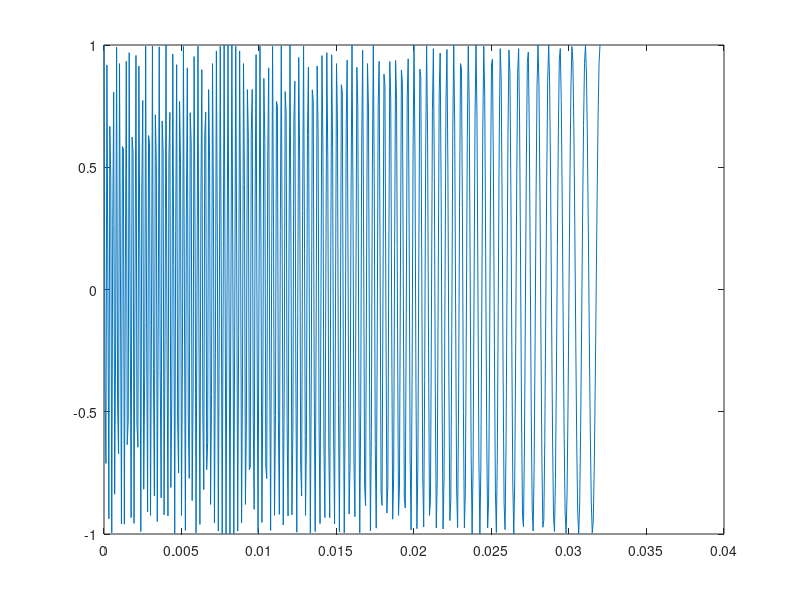
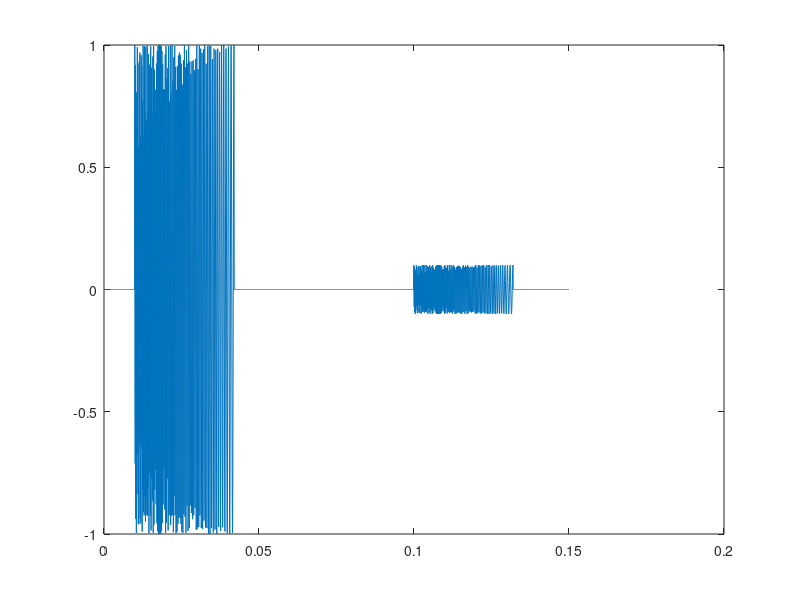
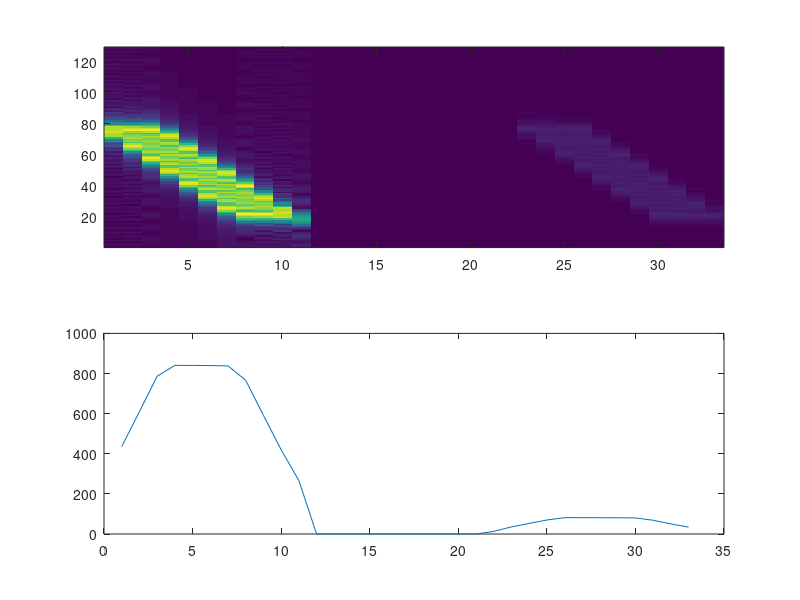
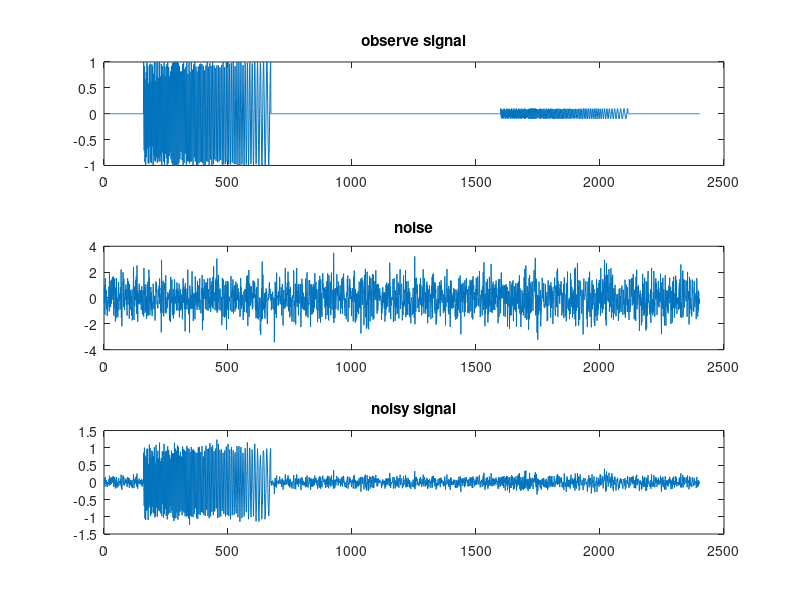

Source code (MATLAB) for these figures, in order:
clear all
close all
fclose all
clc

pkg load signal

T = 0.032;
fs = 16e3;
f1 = 5e3;
f2 = 1e3;

t = 0:1/fs:T;

FM = chirp(t, f1, T, f2);
figure;
plot(t, FM);

% t1 = 10ms라 가정, t2 = 100ms라 가정
TT = 0.150; % 전체 timedomain
tt = 0:1/fs:TT;
obs = zeros(length(tt), 1);
alpha = 0.1;

t1 = 0.010;
time_idx1 = t1*fs;
t2 = 0.1;
time_idx2 = t2*fs;

obs(time_idx1:time_idx1+length(FM)-1) = FM; % 쏜거
obs(time_idx2:time_idx2+length(FM)-1) = FM*alpha; % 받은거, alpha는 거리에 따른 감쇠

figure;
plot(tt,obs);
% spectrogram
frame_length = 256;
slide_length = 64;
Nframes = floor((length(obs) - frame_length) / slide_length);
N = frame_length;

for frm = 1:Nframes
  start_idx = (frm - 1)*slide_length +1;
  end_idx = (frm - 1)*slide_length +frame_length;
  frame = obs(start_idx : end_idx);
  freq = fft(frame, N);
  obs_spec(:,frm) = abs(freq(1:(N/2)+1));
endfor

figure;
subplot(2,1,1);
imagesc(obs_spec);
set(gca, 'Ydir', 'normal');

frame_energy = sum(obs_spec,1);
subplot(2,1,2);
plot(frame_energy);

% noise add
noise = randn(length(obs),1);
noisy = obs + 0.1 * noise; % 노이즈에 곱한 값은 SNR이라는 걸 곱한다고 함.

figure;
subplot(3,1,1);
plot(obs);
title('observe signal');
subplot(3,1,2);
plot(noise);
title('noise');
subplot(3,1,3);
plot(noisy);
title('noisy signal');

% spectrogram for noisy
for frm = 1:Nframes
  start_idx = (frm - 1)*slide_length +1;
  end_idx = (frm - 1)*slide_length +frame_length;
  frame = noisy(start_idx : end_idx);
  freq = fft(frame, N);
  noisy_spec(:,frm) = abs(freq(1:(N/2)+1));
endfor

figure;
subplot(2,1,1);
imagesc(obs_spec);
title('desired');
set(gca, 'Ydir', 'normal');

subplot(2,1,2);
imagesc(noisy_spec);
title('noisy spec');
set(gca, 'Ydir', 'normal');

% matched filter를 이용하여 원본 desired 신호와 잡음이 섞인 신호간에 유사도를 비교. 각 구간마다 윈도우를 밀어가면서 내적하여 유사도를 판별
% 내적값을 두 벡터 크기의 곱으로 나눠주면 유사도를 알 수 있음.
template = FM;
FML = length(FM);

sim1 = zeros(length(tt), 1);
sim2 = zeros(length(tt), 1);

for frm = 1:length(obs)-FML
  comp = obs(frm:frm+FML-1);
  sim1(frm) = template*comp /(norm(template, 2)*norm(comp,2)); % 이상적인 케이스에서의 유사도

  comp = noisy(frm:frm+FML-1);
  sim2(frm) = template*comp /(norm(template, 2)*norm(comp,2));
endfor

figure;
subplot(2,1,1);
plot(tt, obs);

subplot(2,1,2);
plot(tt, sim1);

figure;
subplot(2,1,1);
plot(tt, noisy);

subplot(2,1,2);
plot(tt, sim2);

